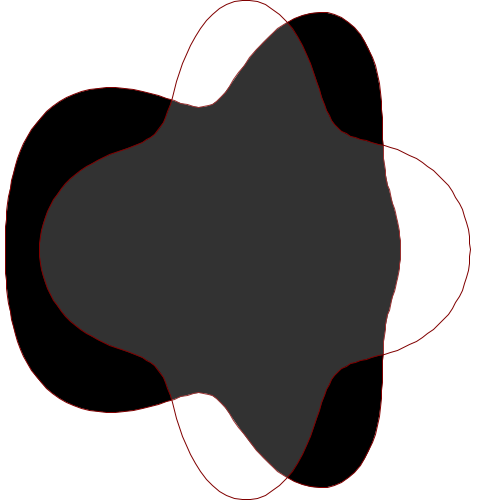
Frame 1 (no input)
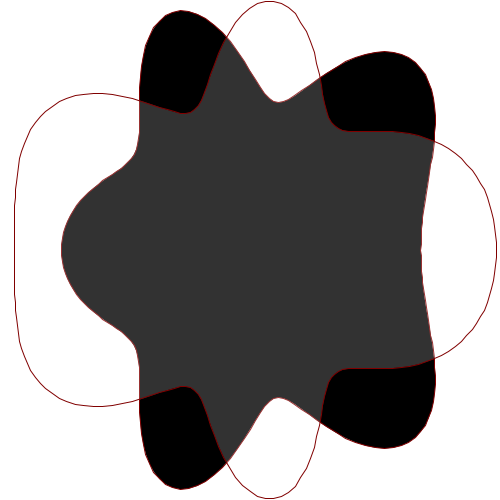
Frame 60 (the mouse pressed at the canvas centre just before this capture)
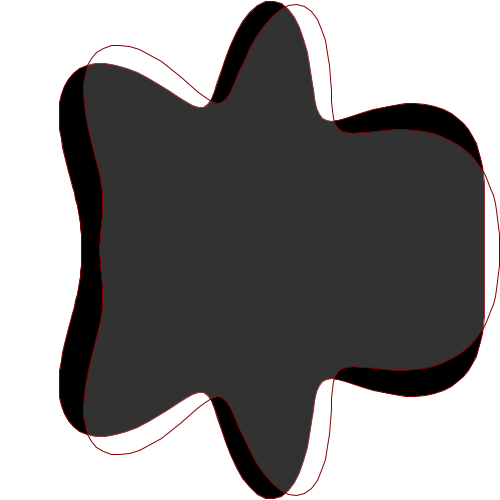
Frame 120 (the mouse held since frame 60 and released just before this capture)

The Processing sketch that drew these frames (run headless with seeded random() and noise(); from frame 60 on, the mouse is pressed at the canvas centre):

// Processing sketch: processing_169494
// ── processing_169494.pde

float x,y,amp,rad,phases;
float s,phase_speed;
float step,final_phase;
float phase_offset,phase_offset_speed;
int num_pts;

void setup()
{
  phase_offset = 0;
  phase_offset_speed = 0.15;
  amp = 50;
  rad = 200;
  phases = 0;
  s = 0.0;
  phase_speed = 0.0;
  num_pts = 200;
  step = TWO_PI/num_pts;
  size(500,500);
  x = width/2;
  y = height/2;
  
}
void draw()
{
 background(255);
 phase_offset+=phase_offset_speed;
 phases = (sin((frameCount*.005))+1)*5;
fill(0);
stroke(128,0,0);
beginShape();
    for(int i = 0; i <= num_pts;i++)
    {
     float theta = i*step;
     float offset = sin(sin(theta)*phases-phase_offset)*amp;
     float tx = x+ (sin(theta)*(rad+offset));
     float ty = y+(cos(theta)*(rad+offset));
       vertex(tx,ty);
    }
  endShape();
 // rect(0,0,width/2,height);
  fill(255,50);
  beginShape();
    for(int i = 0; i <= num_pts;i++)
    {
     float theta = i*step;
     float offset = cos((sin(theta)+1.3)*phases-phase_offset)*amp;
     float tx = x+ (sin(theta)*(rad+offset));
     float ty = y+(cos(theta)*(rad+offset));
       vertex(tx,ty);
    }
  endShape();
  
}
